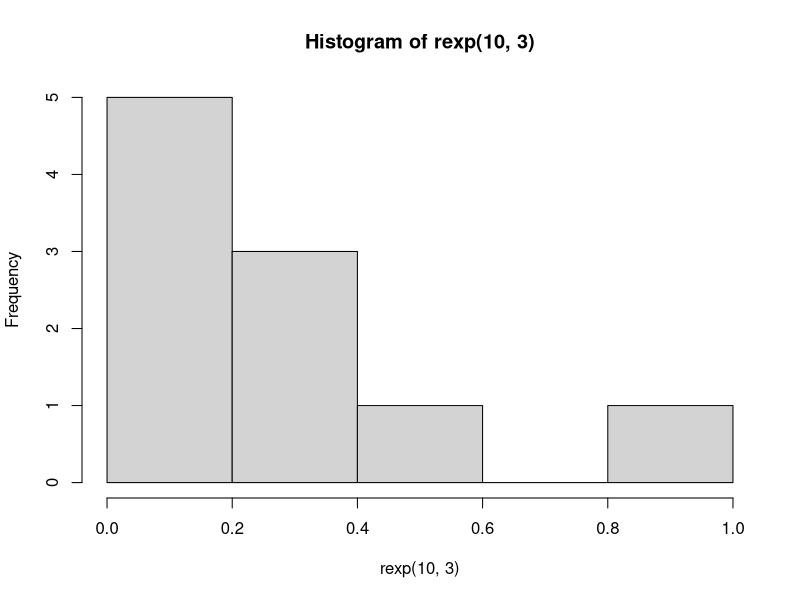
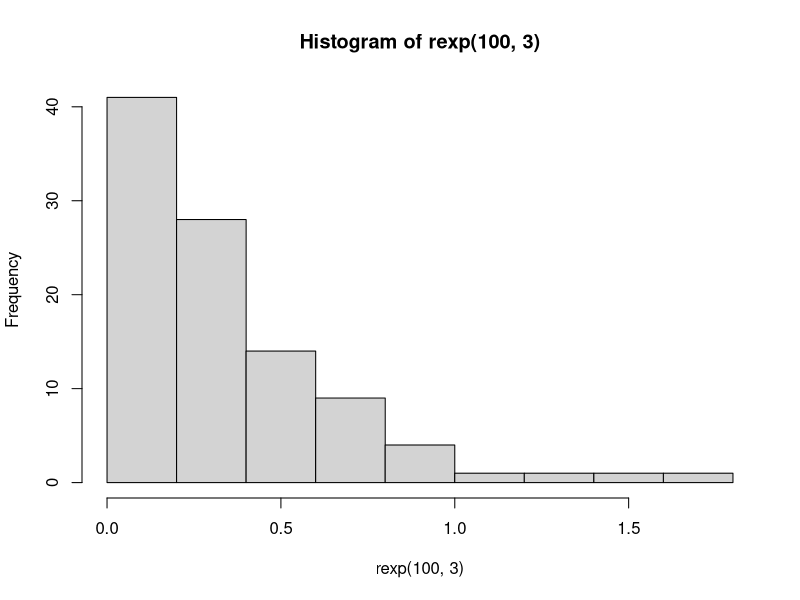
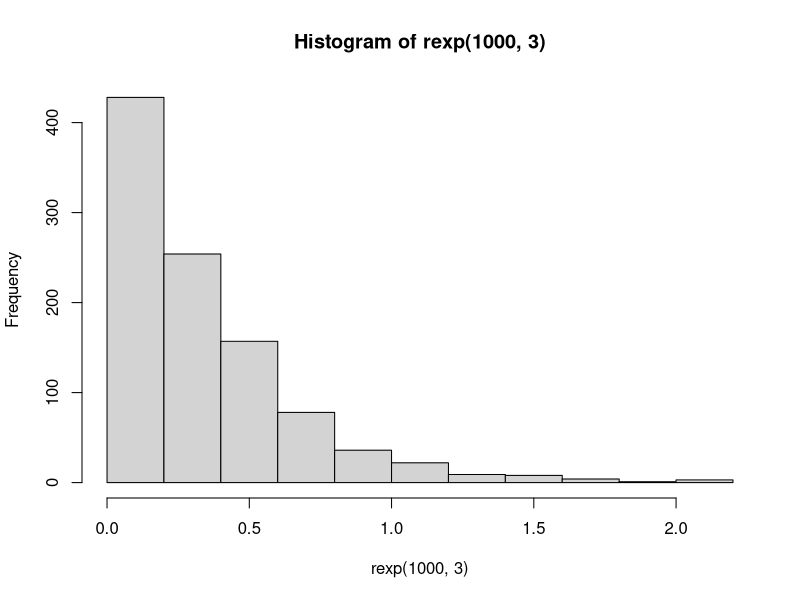
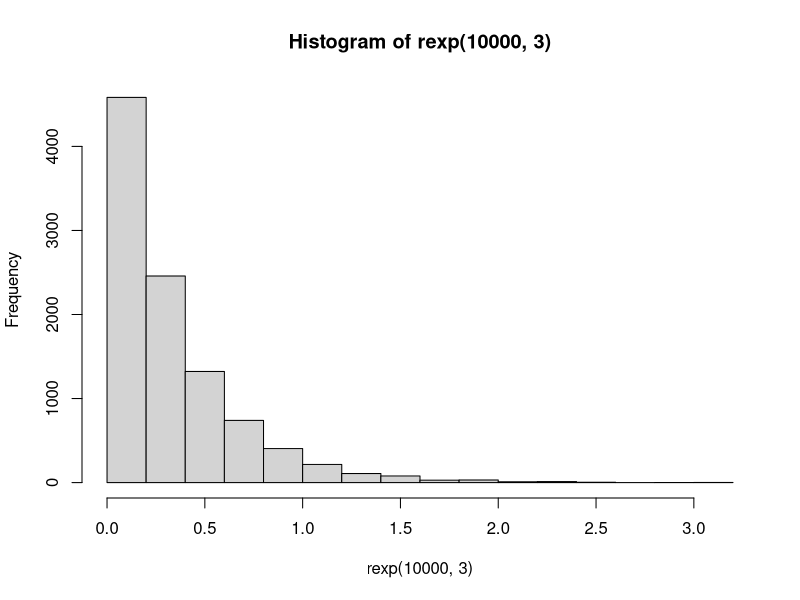

Source code (R) for these figures, in order:
# 5.a
dexp(3)

# 5.b
set.seed(1)
hist(rexp(10, 3))
hist(rexp(100, 3))
hist(rexp(1000, 3))
hist(rexp(10000, 3))

# 5.c
n = 100
set.seed(1)
mean(rexp(n, rate = 3))
(sd(rexp(n, rate = 3))) ^ 2